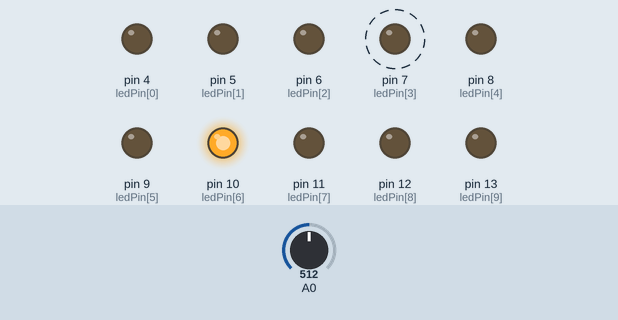
Recording of a sketch running on a simulated Arduino Uno, built with avr-gcc and run on an emulated ATmega328P. On the bench: output pins drawn as LEDs (lit = HIGH). Dashed ring = blinking. The test bench sets the inputs (shaded band); at power-on: A0 = 512.

Above: at 1.2 s.
1.3 s: A0 set to 306
At 1.75 s:
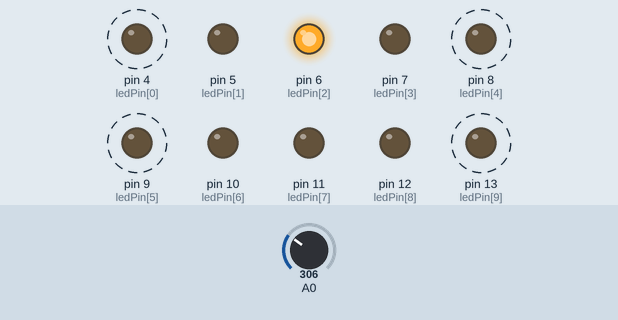
4.3 s: A0 set to 511
At 5.4 s:
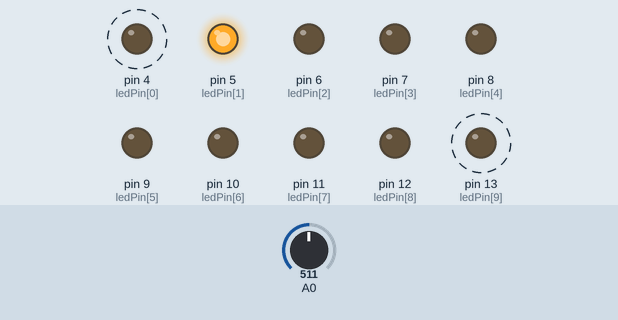
7.3 s: A0 set to 122
At 7.77 s:
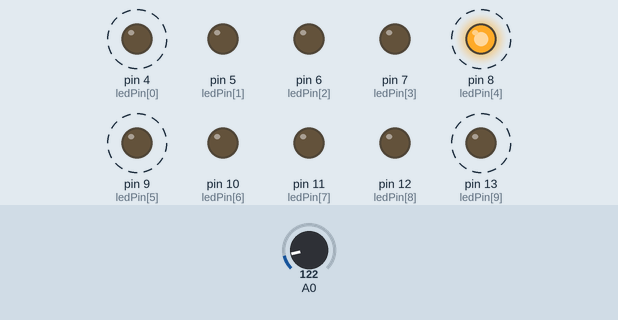
10.3 s: A0 set to 0
At 10.97 s:
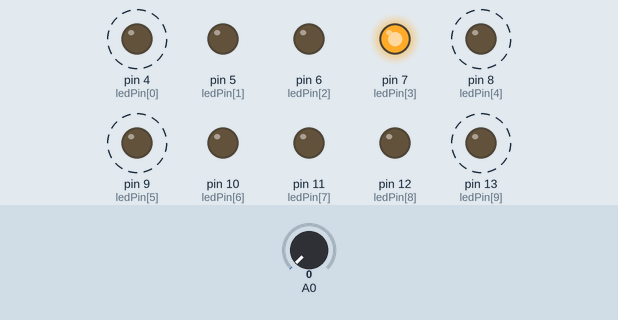
Timing chart, 0 to 14.3 s (numbered marks = the images above; inputs shaded):
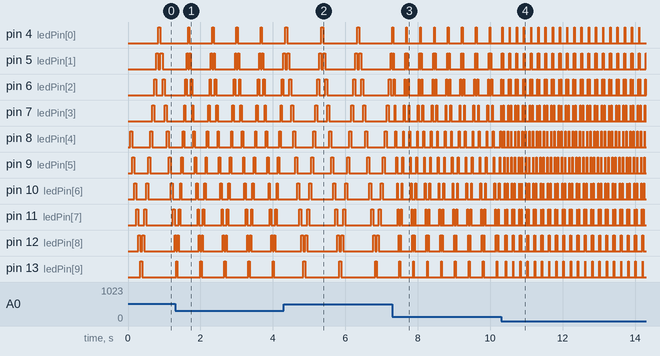

The sketch:

seq_blinking_LEDs.ino
```cpp
// Sequentially lights up a series of LEDs which have been connected to digital pins 4-13
// LEDs blink in order from 4-13 and 13-4
// Use POT to change speed of LED blinks

int current_OnLED = 4;
int LED_dir = 1;
long LED_On_TimePassed = 0;
byte ledPin[] = {4, 5, 6, 7, 8, 9, 10, 11, 12, 13};

void setup()
{
  for (int i=0; i<10; i++)
  {
    pinMode(ledPin[i], OUTPUT);
  }
  LED_On_TimePassed = millis();
}

void loop()
{
  int LED_OnTime = constrain(map(analogRead(A0), 0, 1023, 10, 100), 10, 100);
  if ((millis() - LED_On_TimePassed) > LED_OnTime)
  {
    for (int i=0; i<10; i++)
    {
      digitalWrite(ledPin[i], LOW);
    }
    digitalWrite(ledPin[current_OnLED], HIGH);
    current_OnLED = current_OnLED + LED_dir;
    if (current_OnLED == 9)
    {
      LED_dir = -1;
    }
    if (current_OnLED == 0)
    {
      LED_dir = 1;
    }
    LED_On_TimePassed = millis();
  }
}
```

Measured:
- after the input at 1.3 s, pin 4 (ledPin[0]): alternates HIGH for 0.04 s and LOW for 0.63 s, starting after 0.36 s; pin 13 (ledPin[9]): alternates HIGH for 0.04 s and LOW for 0.63 s, starting after 0.06 s
- after the input at 4.3 s, pin 4 (ledPin[0]): alternates HIGH for 0.05 s and LOW for 0.94 s, starting after 0.10 s; pin 13 (ledPin[9]): alternates HIGH for 0.06 s and LOW for 0.94 s, starting after 0.54 s
- after the input at 7.3 s, pin 4 (ledPin[0]): alternates HIGH for 0.02 s and LOW for 0.36 s, starting at once; pin 13 (ledPin[9]): alternates HIGH for 0.02 s and LOW for 0.36 s, starting after 0.19 s
- after the input at 10.3 s, pin 4 (ledPin[0]): alternates HIGH for 0.01 s and LOW for 0.19 s, starting at once; pin 8 (ledPin[4]): alternates HIGH for 0.01 s and LOW for 0.10 s, starting after 0.08 s
- by itself, pin 5 (ledPin[1]), pin 12 (ledPin[8]): repeats every 0.20 s: LOW 0.01 s, HIGH 0.01 s, LOW 0.17 s, HIGH 0.01 s
- by itself, pin 6 (ledPin[2]), pin 11 (ledPin[7]): repeats every 0.20 s: LOW 0.03 s, HIGH 0.01 s, LOW 0.14 s, HIGH 0.01 s
- by itself, pin 7 (ledPin[3]), pin 10 (ledPin[6]): repeats every 0.20 s: LOW 0.06 s, HIGH 0.01 s, LOW 0.12 s, HIGH 0.01 s
- by itself, pin 8 (ledPin[4]): alternates HIGH for 0.02 s and LOW for 0.19 s
